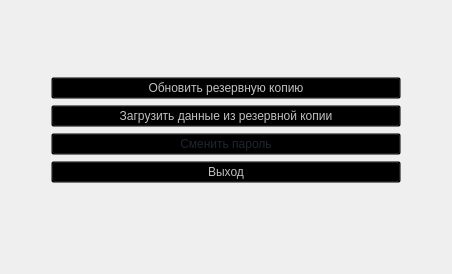
        <widget class="QWidget" name="tab_12">
         <attribute name="title">
          <string>Профиль</string>
         </attribute>
         <layout class="QGridLayout" name="gridLayout_6">
          <item row="7" column="1">
           <widget class="QPushButton" name="pushButton_20">
            <property name="cursor">
             <cursorShape>PointingHandCursor</cursorShape>
            </property>
            <property name="styleSheet">
             <string notr="true">background-color: rgba(0,0,0,0);
font: 25 10pt &quot;Bahnschrift Light&quot;;
color:rgb(193, 193, 193)</string>
            </property>
            <property name="text">
             <string>Выход</string>
            </property>
           </widget>
          </item>
          <item row="2" column="2">
           <spacer name="horizontalSpacer_8">
            <property name="orientation">
             <enum>Qt::Horizontal</enum>
            </property>
            <property name="sizeHint" stdset="0">
             <size>
              <width>40</width>
              <height>20</height>
             </size>
            </property>
           </spacer>
          </item>
          <item row="2" column="0">
           <spacer name="horizontalSpacer_7">
            <property name="orientation">
             <enum>Qt::Horizontal</enum>
            </property>
            <property name="sizeHint" stdset="0">
             <size>
              <width>40</width>
              <height>20</height>
             </size>
            </property>
           </spacer>
          </item>
          <item row="3" column="1">
           <widget class="QPushButton" name="pushButton_17">
            <property name="cursor">
             <cursorShape>PointingHandCursor</cursorShape>
            </property>
            <property name="styleSheet">
             <string notr="true">background-color: rgba(0,0,0,0);
font: 25 10pt &quot;Bahnschrift Light&quot;;
color:rgb(193, 193, 193)</string>
            </property>
            <property name="text">
             <string>Обновить резервную копию</string>
            </property>
           </widget>
          </item>
          <item row="2" column="1">
           <widget class="QLabel" name="label_16">
            <property name="styleSheet">
             <string notr="true">font: 25 14pt &quot;Bahnschrift Light&quot;;
color: rgb(255,255,255);</string>
            </property>
            <property name="text">
             <string/>
            </property>
            <property name="alignment">
             <set>Qt::AlignCenter</set>
            </property>
           </widget>
          </item>
          <item row="8" column="1">
           <spacer name="verticalSpacer_6">
            <property name="orientation">
             <enum>Qt::Vertical</enum>
            </property>
            <property name="sizeHint" stdset="0">
             <size>
              <width>20</width>
              <height>40</height>
             </size>
            </property>
           </spacer>
          </item>
          <item row="0" column="1">
           <spacer name="verticalSpacer_4">
            <property name="orientation">
             <enum>Qt::Vertical</enum>
            </property>
            <property name="sizeHint" stdset="0">
             <size>
              <width>20</width>
              <height>40</height>
             </size>
            </property>
           </spacer>
          </item>
          <item row="9" column="1">
           <spacer name="verticalSpacer_5">
            <property name="orientation">
             <enum>Qt::Vertical</enum>
            </property>
            <property name="sizeHint" stdset="0">
             <size>
              <width>20</width>
              <height>40</height>
             </size>
            </property>
           </spacer>
          </item>
          <item row="4" column="1">
           <widget class="QPushButton" name="pushButton_18">
            <property name="sizePolicy">
             <sizepolicy hsizetype="Fixed" vsizetype="Fixed">
              <horstretch>0</horstretch>
              <verstretch>0</verstretch>
             </sizepolicy>
            </property>
            <property name="minimumSize">
             <size>
              <width>350</width>
              <height>0</height>
             </size>
            </property>
            <property name="cursor">
             <cursorShape>PointingHandCursor</cursorShape>
            </property>
            <property name="styleSheet">
             <string notr="true">background-color: rgba(0,0,0,0);
font: 25 10pt &quot;Bahnschrift Light&quot;;
color:rgb(193, 193, 193)</string>
            </property>
            <property name="text">
             <string>Загрузить данные из резервной копии</string>
            </property>
           </widget>
          </item>
          <item row="6" column="1">
           <widget class="QPushButton" name="pushButton_19">
            <property name="cursor">
             <cursorShape>PointingHandCursor</cursorShape>
            </property>
            <property name="styleSheet">
             <string notr="true">background-color: rgba(0,0,0,0);
font: 25 10pt &quot;Bahnschrift Light&quot;;
color:rgb(32,36,45)</string>
            </property>
            <property name="text">
             <string>Сменить пароль</string>
            </property>
           </widget>
          </item>
         </layout>
        </widget>
